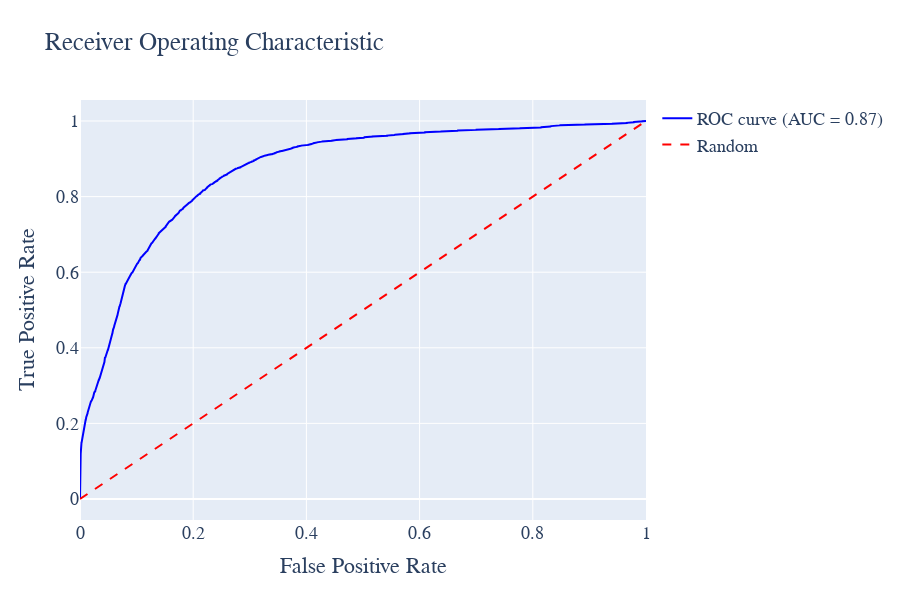

Write notebook code for a chart like this one.
### Code cell
import plotly.graph_objects as go
from sklearn.metrics import roc_curve, auc

# 计算ROC曲线
roc_auc = auc(fpr, tpr)

# 计算ROC曲线
roc_auc = auc(fpr, tpr)

# 创建布局
layout = go.Layout(
    title='Receiver Operating Characteristic',
    xaxis=dict(title='False Positive Rate'),
    yaxis=dict(title='True Positive Rate'),
    hovermode='closest',
    width=900, height=600,
    font=dict(family='Times New Roman', size=18)
)

# 创建ROC曲线图形
roc_trace = go.Scatter(
    x=fpr,
    y=tpr,
    mode='lines',
    line=dict(color='blue', width=2),
    name='ROC curve (AUC = %0.2f)' % roc_auc
)

# 创建对角线图形
diagonal_trace = go.Scatter(
    x=[0, 1],
    y=[0, 1],
    mode='lines',
    line=dict(color='red', width=2, dash='dash'),
    name='Random'
)

# 创建图表数据
data = [roc_trace, diagonal_trace]

# 创建图表
fig = go.Figure(data=data, layout=layout)

fig.write_html('Image/4_3_7.html')
# 显示图表
fig.show()

### Figure 1 — Plotly figure (JSON) as saved in the notebook; plotly's stock layout.template omitted (floating-point values rounded to 4 significant figures; data arrays with more than 128 entries replaced by an {"elided": "..."} marker saying what was removed)
{"data": [{"line": {"color": "blue", "width": 2}, "mode": "lines", "name": "ROC curve (AUC = 0.87)", "type": "scatter", "x": {"elided": "4575 float values"}, "y": {"elided": "4575 float values"}}, {"line": {"color": "red", "dash": "dash", "width": 2}, "mode": "lines", "name": "Random", "type": "scatter", "x": [0, 1], "y": [0, 1]}], "layout": {"font": {"family": "Times New Roman", "size": 18}, "height": 600, "hovermode": "closest", "title": {"text": "Receiver Operating Characteristic"}, "width": 900, "xaxis": {"title": {"text": "False Positive Rate"}}, "yaxis": {"title": {"text": "True Positive Rate"}}}}
